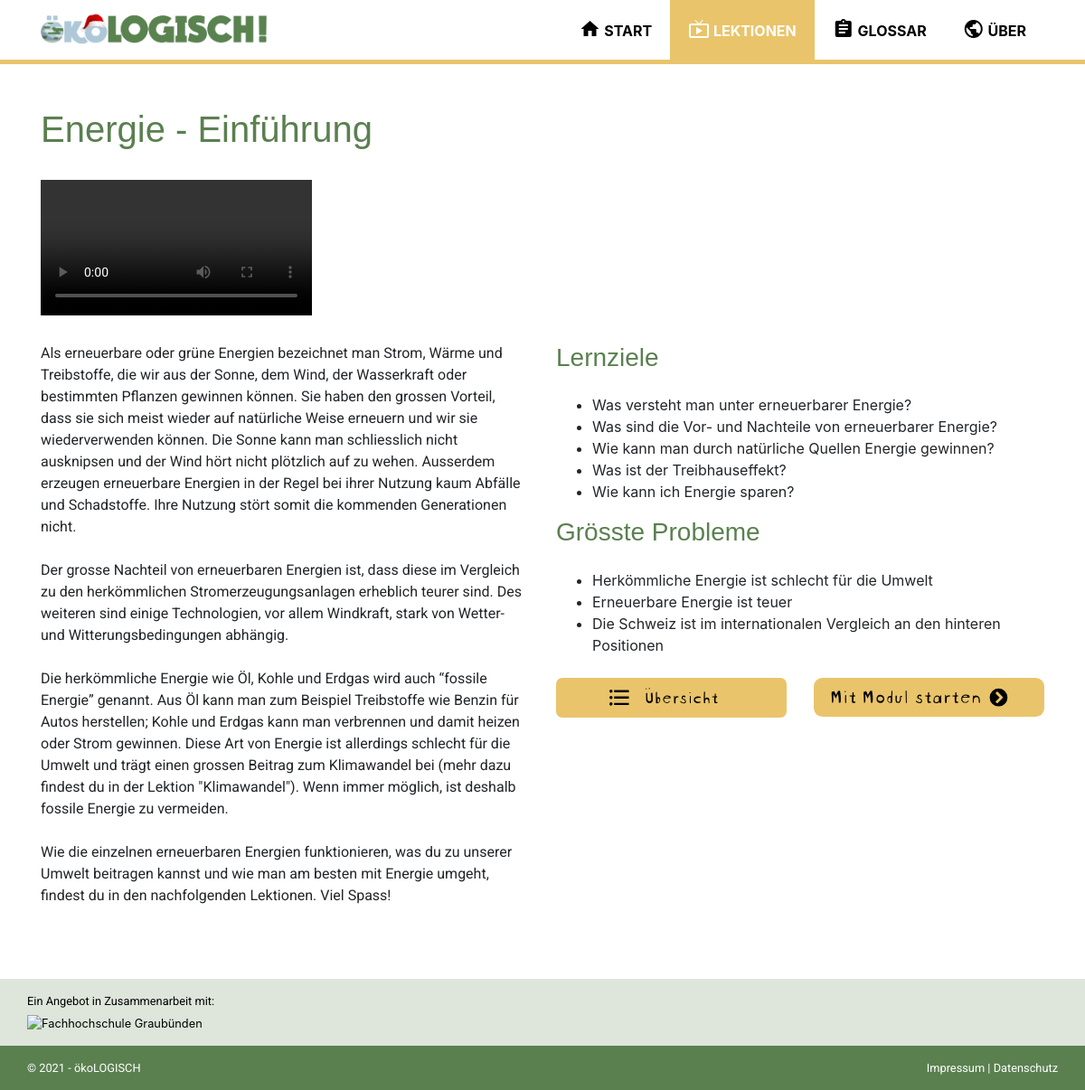
The page /intro?id=1 on the database its author committed.
### tables this page shows
CREATE TABLE `tbl_lesson` (
  `id` int(11) NOT NULL,
  `category_id` int(11) NOT NULL,
  `title` varchar(255) NOT NULL,
  `text` text NOT NULL,
  `img_url` text NOT NULL,
  `gif_url` varchar(255) NOT NULL,
  `gif_url_static` varchar(255) NOT NULL,
  `video_url` varchar(255) NOT NULL,
  `top_lesson` tinyint(1) NOT NULL,
  `lesson_nr` int(3) NOT NULL,
  `important` text NOT NULL,
  `einfuerung` tinyint(1) NOT NULL,
  `lernziele` text NOT NULL,
  `groeste_probleme` text NOT NULL
);

### data/data.php (called while the page is built, shortened)
<?php
function get_db_connection()
{
	global $db_host, $db_name, $db_user, $db_pass, $db_charset;
	$dsn = "mysql:host=$db_host;dbname=$db_name;charset=$db_charset";
	$options = [
		PDO::ATTR_ERRMODE            => PDO::ERRMODE_EXCEPTION,
		PDO::ATTR_DEFAULT_FETCH_MODE => PDO::FETCH_ASSOC,
		PDO::ATTR_EMULATE_PREPARES   => false
	];
	try {
		$db = new PDO($dsn, $db_user, $db_pass, $options);
	} catch (\PDOException $e) {
		throw new \PDOException($e->getMessage(), (int)$e->getCode());
	}
	return $db;
}
function get_category_by_id($id)
{
	$db = get_db_connection();
	$sql = "SELECT * FROM tbl_category WHERE id = $id;";
	$result = $db->query($sql);
	$row = $result->fetch();
	return $row;
}
function get_lesson_by_id($id)
{
	$db = get_db_connection();
	$sql = "SELECT * FROM tbl_lesson WHERE id = $id;";
	$result = $db->query($sql);
	$row = $result->fetch();
	return $row;
}

### intro.php (the view, shortened to what this page needs)
<?php
require_once('data/data.php');
$lesson = get_lesson_by_id($_GET['id']);
$category =  get_category_by_id($lesson['category_id']);
$video = $lesson['video_url'];
$learning_goals = $lesson['lernziele'];
$learning_goal = explode(", ", $learning_goals);
$biggest_problems = $lesson['groeste_probleme'];
$biggest_problem = explode(", ", $biggest_problems);
$next_lesson_id = $lesson['id'] + 1;
?>
<?php require_once('templates/head.php'); ?>
<?php require_once('templates/navbar.php'); ?>
<div class="container lesson <?php echo strtolower($category['title']); ?> my-5">
    <h2 class="pb-4"><?php echo $lesson['title']; ?></h2>
    <div class="row justify-content-center pb-4">
        <div class="col-12">
            <div class="video-wrapper">
                <video id="video" src="<?php echo $video; ?>" controls></video>
            </div>
        </div>
    </div>
    <div class="row">
        <div class="col-lg-6 col-sm-12 order-lg-first">
            <div class="text pb-3">
                <p><?php echo $lesson['text']; ?></p>
            </div>
        </div>
        <div class="col-lg-6 col-sm-12 order-sm-first">
            <div class="info mb-4">
                <?php
                if ($lesson['einfuerung'] == true) { ?>
                    <h4 class="mb-4">Lernziele</h4>
                    <ul>
                        <?php for ($i = 0; $i < count($learning_goal) - 1; ++$i) { ?>
                            <li><?php echo $learning_goal[$i] ?></li>
                        <?php }; ?>
                    </ul>
                    <?php if ($biggest_problems != "") { ?>
                        <h4 class="mb-4">Grösste Probleme</h4>
                        <ul>
                            <?php for ($i = 0; $i < count($biggest_problem) - 1; ++$i) { ?>
                                <li><?php echo $biggest_problem[$i] ?></li>
                            <?php }; ?>
                        </ul>
                    <?php } ?>
                <?php } ?>
            </div>
            <div class="row pb-3">
                <div class="col">
                    <a href="category?id=<?php echo $lesson['category_id']; ?>"><img src="assets/img/buttons/uebersicht.svg" alt="Uebersicht"></a>
                </div>
                <div class="col">
                    <a href="<?php echo "lesson?id=$next_lesson_id"; ?>"><img src="assets/img/buttons/starten.svg" alt="Modul starten"></a>
                </div>
            </div>
        </div>
    </div>
</div>
<?php require_once('templates/footer.php'); ?>

### rows shown on the page
tbl_lesson: title "Energie - Einführung", text "Als erneuerbare oder grüne Energien bezeichnet man Strom, Wärme und Treibstoffe, die wir aus der Sonne, dem Wind, der Wasserkraft oder bestimmten Pflanzen gewinnen können. Sie haben den grossen Vorteil, dass sie sich meist wieder auf natürliche Weise erneuern und wir sie wiederverwenden können. Die Sonne kann man schliesslich nicht ausknipsen und der Wind hört nicht plötzlich auf zu wehen. Ausserdem erzeugen erneuerbare Energien in der Regel bei ihrer Nutzung kaum Abfälle und Schadstoffe. Ihre Nutzung stört somit die kommenden Generationen nicht. Der grosse Nachteil von erneuerbaren Energien ist, dass diese im Vergleich zu den herkömmlichen Stromerzeugungsanlagen erheblich teurer sind. Des…", lernziele "Was versteht man unter erneuerbarer Energie?", lernziele "Was sind die Vor- und Nachteile von erneuerbarer Energie?", lernziele "Wie kann man durch natürliche Quellen Energie gewinnen?", lernziele "Was ist der Treibhauseffekt?", lernziele "Wie kann ich Energie sparen?", groeste_probleme "Herkömmliche Energie ist schlecht für die Umwelt", groeste_probleme "Erneuerbare Energie ist teuer", groeste_probleme "Die Schweiz ist im internationalen Vergleich an den hinteren Positionen"
